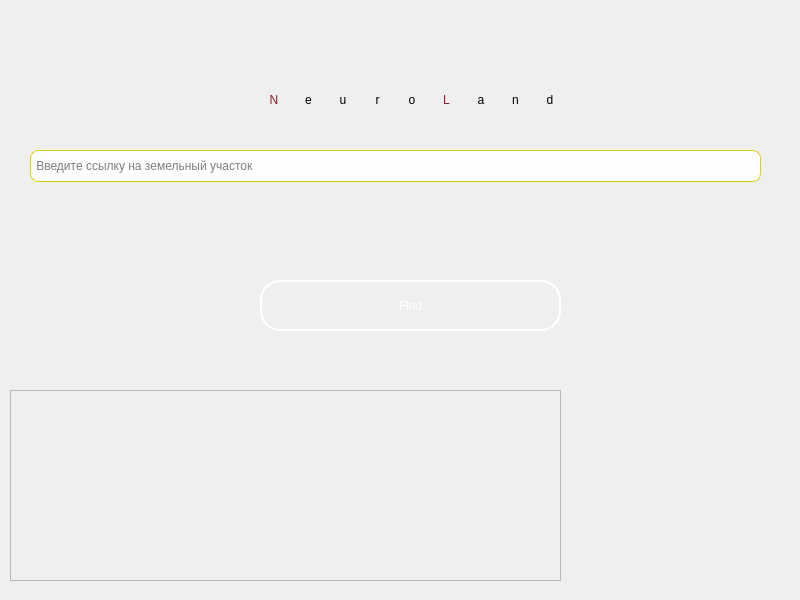
<?xml version="1.0" encoding="UTF-8"?>
<ui version="4.0">
 <class>MainWindow</class>
 <widget class="QMainWindow" name="MainWindow">
  <property name="geometry">
   <rect>
    <x>0</x>
    <y>0</y>
    <width>800</width>
    <height>600</height>
   </rect>
  </property>
  <property name="cursor">
   <cursorShape>ArrowCursor</cursorShape>
  </property>
  <property name="contextMenuPolicy">
   <enum>Qt::DefaultContextMenu</enum>
  </property>
  <property name="acceptDrops">
   <bool>false</bool>
  </property>
  <property name="windowTitle">
   <string>MainWindow</string>
  </property>
  <property name="windowOpacity">
   <double>1.000000000000000</double>
  </property>
  <property name="autoFillBackground">
   <bool>false</bool>
  </property>
  <property name="styleSheet">
   <string notr="true">QMainWindow{
	background-image: url(&quot;C:/Users/isupo/Google Диск/Programming/Python Programming/Python Data Science/NeuroLand/ui/f3.jpg&quot;);
}</string>
  </property>
  <property name="unifiedTitleAndToolBarOnMac">
   <bool>false</bool>
  </property>
  <widget class="QWidget" name="centralwidget">
   <widget class="QLineEdit" name="lineEdit">
    <property name="geometry">
     <rect>
      <x>30</x>
      <y>150</y>
      <width>731</width>
      <height>32</height>
     </rect>
    </property>
    <property name="cursor">
     <cursorShape>IBeamCursor</cursorShape>
    </property>
    <property name="toolTip">
     <string/>
    </property>
    <property name="styleSheet">
     <string notr="true">background-color: rgba(255, 255, 255, 0.95);
font: 75 11pt &quot;MS Shell Dlg 2&quot;;
border-radius: 8px;
border: 1px solid rgb(217, 210, 0);
outline: none;
</string>
    </property>
    <property name="inputMask">
     <string/>
    </property>
    <property name="text">
     <string/>
    </property>
    <property name="frame">
     <bool>false</bool>
    </property>
    <property name="cursorPosition">
     <number>0</number>
    </property>
    <property name="alignment">
     <set>Qt::AlignLeading|Qt::AlignLeft|Qt::AlignVCenter</set>
    </property>
    <property name="placeholderText">
     <string> Введите ссылку на земельный участок</string>
    </property>
    <property name="cursorMoveStyle">
     <enum>Qt::LogicalMoveStyle</enum>
    </property>
    <property name="clearButtonEnabled">
     <bool>true</bool>
    </property>
   </widget>
   <widget class="QLabel" name="label_8">
    <property name="geometry">
     <rect>
      <x>20</x>
      <y>405</y>
      <width>31</width>
      <height>31</height>
     </rect>
    </property>
    <property name="toolTip">
     <string>&lt;html&gt;&lt;head/&gt;&lt;body&gt;&lt;p&gt;&lt;span style=&quot; font-family:'JetBrains Mono';&quot;&gt;1. Отсутствие общественного транспорта и удаленность от шоссе&lt;br/&gt;2. Непосредсвтенная близость к автомагистрали&lt;br/&gt;3. Наличие остановок общественного транспорта, транпорт ходит в интервале 1 часа&lt;br/&gt;4. Есть все виды транспорта, приезжающих в интервале 15 минут&lt;br/&gt;5. Наличие всех видов транспорта, приезжающих в интервале 5 и менее минут&lt;/span&gt;&lt;/p&gt;&lt;/body&gt;&lt;/html&gt;</string>
    </property>
    <property name="toolTipDuration">
     <number>-1</number>
    </property>
    <property name="styleSheet">
     <string notr="true"/>
    </property>
    <property name="text">
     <string/>
    </property>
    <property name="pixmap">
     <pixmap>../../../../../../.designer/backup/qq.png</pixmap>
    </property>
   </widget>
   <widget class="QLabel" name="label_9">
    <property name="geometry">
     <rect>
      <x>20</x>
      <y>474</y>
      <width>31</width>
      <height>21</height>
     </rect>
    </property>
    <property name="toolTip">
     <string>&lt;html&gt;&lt;head/&gt;&lt;body&gt;&lt;p&gt;&lt;span style=&quot; font-family:'JetBrains Mono';&quot;&gt;1. Загрязнённая местность, близость к заводам или к ЭС&lt;br/&gt;2. Наличие субботников, близоть к лесу&lt;br/&gt;3. Небольшое количество загрязнённых участков, наличие мусорных баков&lt;br/&gt;4. Территория не загрязнена, наличие дворников&lt;br/&gt;5. Чистая территория, удалённость от заводов и ЭС, большое количество деревьев и растений&lt;/span&gt;&lt;/p&gt;&lt;/body&gt;&lt;/html&gt;</string>
    </property>
    <property name="styleSheet">
     <string notr="true"/>
    </property>
    <property name="text">
     <string/>
    </property>
    <property name="pixmap">
     <pixmap>../../../../../../.designer/backup/qq.png</pixmap>
    </property>
   </widget>
   <widget class="QLabel" name="label_10">
    <property name="geometry">
     <rect>
      <x>20</x>
      <y>540</y>
      <width>31</width>
      <height>21</height>
     </rect>
    </property>
    <property name="toolTip">
     <string>&lt;html&gt;&lt;head/&gt;&lt;body&gt;&lt;p&gt;&lt;span style=&quot; font-family:'JetBrains Mono';&quot;&gt;1. Отсутствие коммуникации&lt;br/&gt;2. Наличие холодной, горячей воды, газа, происходят частые перебои работы (нав ремя отключается горячая вода)&lt;br/&gt;3. Наличие холодной, горячей воды, газа, происходят частые перебои работы, но есть быстрый отклик работников на поломки&lt;br/&gt;4. Присутствует обычные услуги ЖКХ, по типу, уборка двора и его ремонт, наличие мусорных баков, мусоровоза и т.д. &lt;br/&gt;5. Присутствуют все необходимые удобства: происходят собрания жильцов домов, дворники, присутсвует быстрый отклик на поломки и т.д.&lt;/span&gt;&lt;/p&gt;&lt;/body&gt;&lt;/html&gt;</string>
    </property>
    <property name="styleSheet">
     <string notr="true"/>
    </property>
    <property name="text">
     <string/>
    </property>
    <property name="pixmap">
     <pixmap>../../../../../../.designer/backup/qq.png</pixmap>
    </property>
   </widget>
   <widget class="QWidget" name="horizontalLayoutWidget">
    <property name="geometry">
     <rect>
      <x>260</x>
      <y>60</y>
      <width>304</width>
      <height>80</height>
     </rect>
    </property>
    <layout class="QHBoxLayout" name="horizontalLayout">
     <item>
      <widget class="QLabel" name="label_11">
       <property name="styleSheet">
        <string notr="true">font: 75 40pt &quot;MS Shell Dlg 2&quot;;
color: rgb(139, 30, 32);</string>
       </property>
       <property name="text">
        <string>N</string>
       </property>
       <property name="alignment">
        <set>Qt::AlignCenter</set>
       </property>
      </widget>
     </item>
     <item>
      <widget class="QLabel" name="label_12">
       <property name="styleSheet">
        <string notr="true">font: 75 40pt &quot;MS Shell Dlg 2&quot;;
/*color: rgb(90, 90, 90);</string>
       </property>
       <property name="text">
        <string>e</string>
       </property>
       <property name="alignment">
        <set>Qt::AlignCenter</set>
       </property>
      </widget>
     </item>
     <item>
      <widget class="QLabel" name="label_13">
       <property name="styleSheet">
        <string notr="true">font: 75 40pt &quot;MS Shell Dlg 2&quot;;
/*color: rgb(90, 90, 90);</string>
       </property>
       <property name="text">
        <string>u</string>
       </property>
       <property name="alignment">
        <set>Qt::AlignCenter</set>
       </property>
      </widget>
     </item>
     <item>
      <widget class="QLabel" name="label_14">
       <property name="styleSheet">
        <string notr="true">font: 75 40pt &quot;MS Shell Dlg 2&quot;;
/*color: rgb(90, 90, 90);</string>
       </property>
       <property name="text">
        <string>r</string>
       </property>
       <property name="alignment">
        <set>Qt::AlignCenter</set>
       </property>
      </widget>
     </item>
     <item>
      <widget class="QLabel" name="label_15">
       <property name="styleSheet">
        <string notr="true">font: 75 40pt &quot;MS Shell Dlg 2&quot;;
/*color: rgb(90, 90, 90);</string>
       </property>
       <property name="text">
        <string>o</string>
       </property>
       <property name="alignment">
        <set>Qt::AlignCenter</set>
       </property>
      </widget>
     </item>
     <item>
      <widget class="QLabel" name="label_16">
       <property name="styleSheet">
        <string notr="true">font: 75 40pt &quot;MS Shell Dlg 2&quot;;
color: rgb(139, 30, 32);</string>
       </property>
       <property name="text">
        <string>L</string>
       </property>
       <property name="alignment">
        <set>Qt::AlignCenter</set>
       </property>
      </widget>
     </item>
     <item>
      <widget class="QLabel" name="label_17">
       <property name="styleSheet">
        <string notr="true">font: 75 40pt &quot;MS Shell Dlg 2&quot;;
/*color: rgb(90, 90, 90);</string>
       </property>
       <property name="text">
        <string>a</string>
       </property>
       <property name="alignment">
        <set>Qt::AlignCenter</set>
       </property>
      </widget>
     </item>
     <item>
      <widget class="QLabel" name="label_18">
       <property name="styleSheet">
        <string notr="true">font: 75 40pt &quot;MS Shell Dlg 2&quot;;
/*color: rgb(90, 90, 90);</string>
       </property>
       <property name="text">
        <string>n</string>
       </property>
       <property name="alignment">
        <set>Qt::AlignCenter</set>
       </property>
      </widget>
     </item>
     <item>
      <widget class="QLabel" name="label_19">
       <property name="styleSheet">
        <string notr="true">font: 75 40pt &quot;MS Shell Dlg 2&quot;;
/*color: rgb(90, 90, 90);</string>
       </property>
       <property name="text">
        <string>d</string>
       </property>
       <property name="alignment">
        <set>Qt::AlignCenter</set>
       </property>
      </widget>
     </item>
    </layout>
   </widget>
   <widget class="QPushButton" name="find_button">
    <property name="geometry">
     <rect>
      <x>260</x>
      <y>280</y>
      <width>301</width>
      <height>51</height>
     </rect>
    </property>
    <property name="styleSheet">
     <string notr="true">QPushButton{
	/*background-color: orange;*/
	color: #fff;
	background: transparent;
	border: 2px solid #fff;
	border-radius: 20px;
	font: 20pt &quot;Stencil&quot;;
}
QPushButton:hover{
	border-color:#eee;
	color: #eee;
}
QPushButton:pressed{
	border-color: silver;
	color: silver;
}
</string>
    </property>
    <property name="text">
     <string>Find</string>
    </property>
   </widget>
   <widget class="QFrame" name="frame">
    <property name="geometry">
     <rect>
      <x>10</x>
      <y>390</y>
      <width>551</width>
      <height>191</height>
     </rect>
    </property>
    <property name="frameShape">
     <enum>QFrame::StyledPanel</enum>
    </property>
    <property name="frameShadow">
     <enum>QFrame::Raised</enum>
    </property>
    <widget class="QLabel" name="cost1">
     <property name="geometry">
      <rect>
       <x>0</x>
       <y>10</y>
       <width>91</width>
       <height>91</height>
      </rect>
     </property>
     <property name="styleSheet">
      <string notr="true">font: 75 25pt &quot;Stencil&quot;;
margin-left: 4px;
padding-left: 0;</string>
     </property>
     <property name="text">
      <string/>
     </property>
     <property name="alignment">
      <set>Qt::AlignCenter</set>
     </property>
    </widget>
    <widget class="QLabel" name="result">
     <property name="geometry">
      <rect>
       <x>110</x>
       <y>10</y>
       <width>431</width>
       <height>81</height>
      </rect>
     </property>
     <property name="styleSheet">
      <string notr="true">font: 100 44pt &quot;Stencil&quot;;
background-color: rgba(0, 0, 0, 0);</string>
     </property>
     <property name="text">
      <string/>
     </property>
     <property name="alignment">
      <set>Qt::AlignLeading|Qt::AlignLeft|Qt::AlignVCenter</set>
     </property>
    </widget>
    <widget class="QLabel" name="cost2">
     <property name="geometry">
      <rect>
       <x>10</x>
       <y>100</y>
       <width>271</width>
       <height>81</height>
      </rect>
     </property>
     <property name="styleSheet">
      <string notr="true">font: 75 24pt &quot;Stencil&quot;;</string>
     </property>
     <property name="text">
      <string/>
     </property>
    </widget>
    <widget class="QLabel" name="website_cost">
     <property name="geometry">
      <rect>
       <x>300</x>
       <y>100</y>
       <width>241</width>
       <height>81</height>
      </rect>
     </property>
     <property name="styleSheet">
      <string notr="true">font: 75 28pt &quot;Stencil&quot;;</string>
     </property>
     <property name="text">
      <string/>
     </property>
    </widget>
   </widget>
  </widget>
  <action name="actionAdvenced_Mode">
   <property name="text">
    <string>Advenced Mode</string>
   </property>
  </action>
 </widget>
 <resources>
  <include location="Resours.qrc"/>
 </resources>
 <connections/>
</ui>
